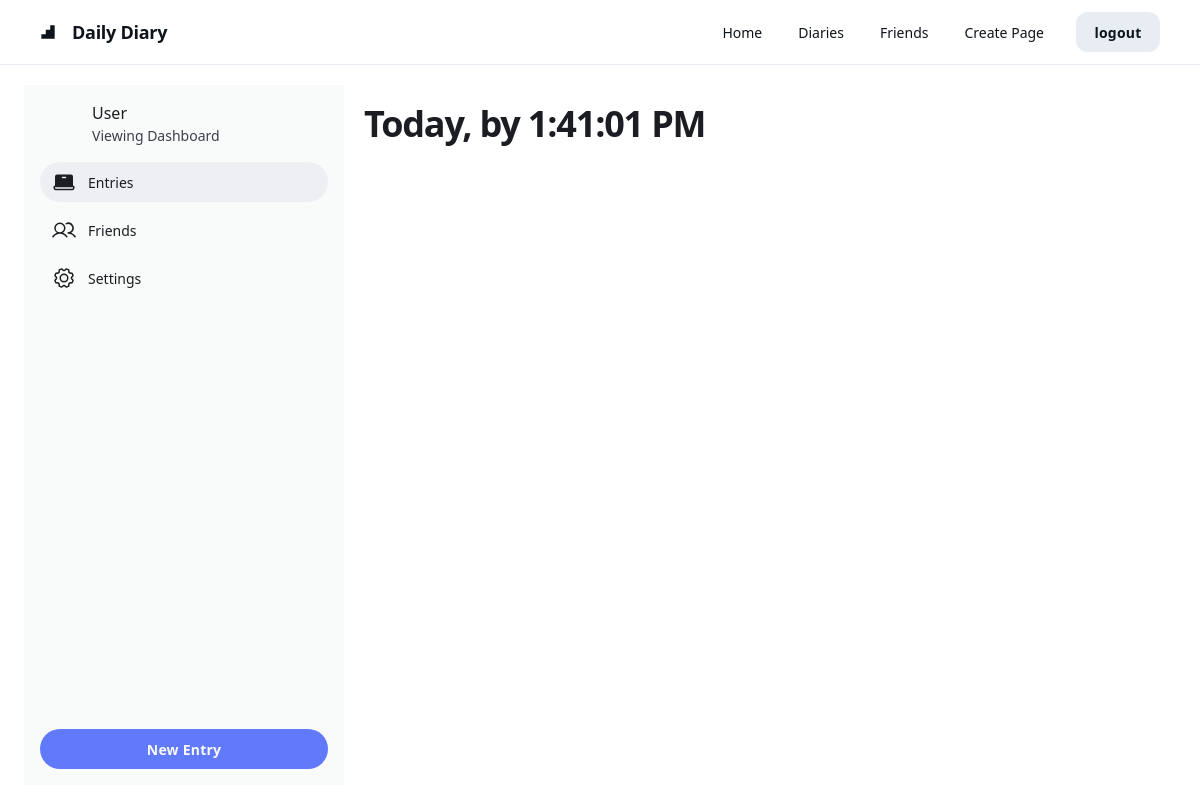
Page /dashboard/ (signed in) on the earlier database version.
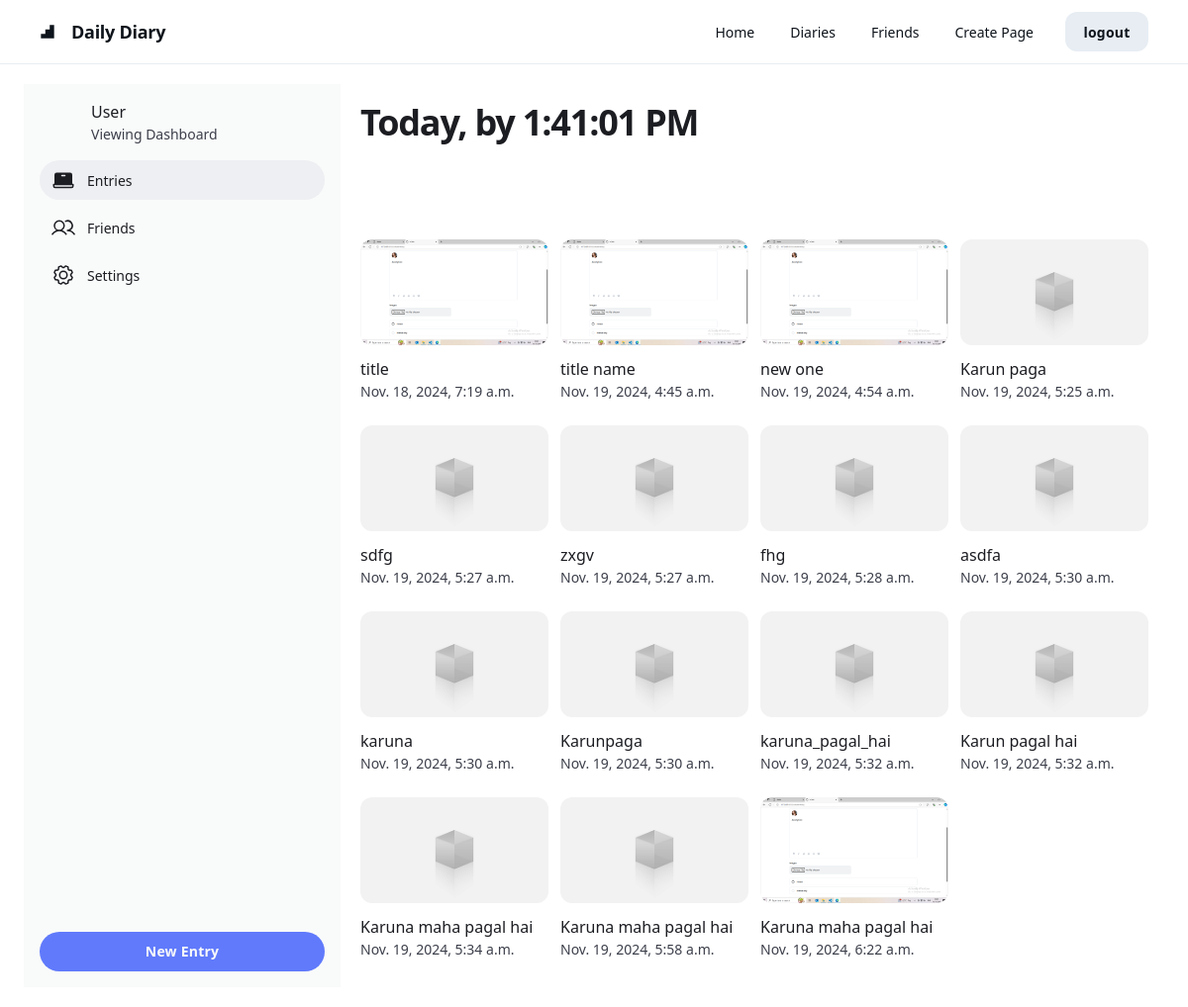
Same page on the later database version.
### diary/models.py (models this page shows, shortened)
class DiaryImage(models.Model):
    diary_entry = models.ForeignKey(DiaryEntry, related_name='images', on_delete=models.CASCADE)
    image = models.ImageField(upload_to='diary_images/')

class DiaryEntry(models.Model):
    PRIVACY_CHOICES = [
        ('private', 'Private'),
        ('friends', 'Friends-only'),
        ('public', 'Public'),
    ]
    user = models.ForeignKey(User, on_delete=models.CASCADE)
    title = models.CharField(max_length=100)
    content = models.TextField()
    created_at = models.DateTimeField(auto_now_add=True)
    privacy = models.CharField(max_length=10, choices=PRIVACY_CHOICES, default='private')

### diary/views.py (the view)
# urls.py: path('dashboard/', views.dashboard, name='dashboard'),
def dashboard(request):
    entries = DiaryEntry.objects.filter(user=request.user)
    return render(request, 'main/dashboard.html', {'entries': entries})

### diary/templates/main/dashboard.html (shortened to what this page needs)
{% extends 'base/base.html' %}
{% load static %}
{% block content %}
<div class="gap-1 px-6 flex flex-1 justify-center py-5">
    <div class="layout-content-container flex flex-col w-80">
      <div class="flex h-full min-h-[700px] flex-col justify-between bg-[#F9FAFA] p-4">
        <div class="flex flex-col gap-4">
          <div class="flex gap-3">
            <div
              class="bg-center bg-no-repeat aspect-square bg-cover rounded-full size-10"
              style='background-image: url("https://cdn.usegalileo.ai/stability/068effba-538c-4651-b85d-e02c51613ed5.png");'
            ></div>
            <div class="flex flex-col">
              <h1 class="text-[#1C1D22] text-base font-medium leading-normal">User</h1>
              <p class="text-[#3C3F4A] text-sm font-normal leading-normal">Viewing Dashboard</p>
            </div>
          </div>
          <div class="flex flex-col gap-2">
            <div class="flex items-center gap-3 px-3 py-2 rounded-full bg-[#EEEFF2]">
              <div class="text-[#1C1D22]" data-icon="Laptop" data-size="24px" data-weight="fill">
              </div>
              <p class="text-[#1C1D22] text-sm font-medium leading-normal">Entries</p>
            </div>
            <div class="flex items-center gap-3 px-3 py-2">
              <div class="text-[#1C1D22]" data-icon="Users" data-size="24px" data-weight="regular">
              </div>
              <p class="text-[#1C1D22] text-sm font-medium leading-normal">Friends</p>
            </div>
            <div class="flex items-center gap-3 px-3 py-2">
              <div class="text-[#1C1D22]" data-icon="Gear" data-size="24px" data-weight="regular">
              </div>
              <p class="text-[#1C1D22] text-sm font-medium leading-normal">Settings</p>
            </div>
          </div>
        </div>
        <button
          class="flex min-w-[84px] max-w-[480px] cursor-pointer items-center justify-center overflow-hidden rounded-full h-10 px-4 bg-[#607AFB] text-[#F9FAFA] text-sm font-bold leading-normal tracking-[0.015em]"
        >
          <span class="truncate">New Entry</span>
        </button>
      </div>
    </div>
    <div class="layout-content-container flex flex-col max-w-[960px] flex-1">
      <div class="flex flex-wrap justify-between gap-3 p-4">
        <p class="text-[#1C1D22] text-4xl font-black leading-tight tracking-[-0.033em] min-w-72">Today, by <span id="clock"></span></p>
      </div>
      <div class="flex items-center px-4 py-3 gap-3 @container">
        <div
          class="bg-center bg-no-repeat aspect-square bg-cover rounded-full size-10 shrink-0"
          style='background-image: url("https://cdn.usegalileo.ai/stability/cfd2f8ee-2076-4c11-b95b-ab3e3f53262a.png");'
        ></div>
      </div>
      <div class="grid grid-cols-[repeat(auto-fit,minmax(158px,1fr))] gap-3 p-4">
        {% for entrie in entries%}
        <a href="/diary#{{entrie.pk}}_page">
        <div class="flex flex-col gap-3 pb-3">
          {% if entrie.images.all%}
          {% for image in entrie.images.all %}
          <div
            class="w-full bg-center bg-no-repeat aspect-video bg-cover rounded-xl"
            style='background-image: url("{{image.image.url}}");'
          ></div>
          {% endfor %}
          {% else %}
          <div
          class="w-full bg-center bg-no-repeat aspect-video bg-cover rounded-xl"
          style='background-image: url({% static "img/default.png" %});'
        ></div>
          {% endif %}
          <div>
            <p class="text-[#1C1D22] text-base font-medium leading-normal">{{entrie.title}}</p>
            <p class="text-[#3C3F4A] text-sm font-normal leading-normal">{{entrie.created_at}}</p>
          </div>
        </div>
      </a>
        {% endfor %}
      </div>
    </div>
  </div>
{% endblock %}

### diary/templates/base/base.html (shortened to what this page needs)
<!DOCTYPE html>
<html lang="en">
<head>
    {% include './header.html' %}
</head>
<body>
    {% include './navbar.html' %}
    {% block content %}{% endblock %}
</body>
</html>

### diary/templates/base/header.html (shortened to what this page needs)
<script src="https://cdn.tailwindcss.com?plugins=forms,container-queries"></script>

### diary/templates/base/navbar.html (shortened to what this page needs)
<header class="flex items-center justify-between whitespace-nowrap border-b border-solid border-b-[#e7edf3] px-10 py-3">
    <div class="flex items-center gap-4 text-[#0e141b]">
        <div class="size-4">
            <svg viewBox="0 0 48 48" fill="none" xmlns="http://www.w3.org/2000/svg">
                <path d="M44 4H30.6666V17.3334H17.3334V30.6666H4V44H44V4Z" fill="currentColor"></path>
            </svg>
        </div>
        <h2 class="text-[#0e141b] text-lg font-bold leading-tight tracking-[-0.015em]">Daily Diary</h2>
    </div>
    <div class="flex flex-1 justify-end gap-8">
        <div class="flex items-center gap-9">
            <a class="text-[#0e141b] text-sm font-medium leading-normal" href="{% url 'home' %}">Home</a>
            <a class="text-[#0e141b] text-sm font-medium leading-normal" href="{% url 'diary' %}">Diaries</a>
            <a class="text-[#0e141b] text-sm font-medium leading-normal" href="{% url 'friends' %}">Friends</a>
            <a class="text-[#0e141b] text-sm font-medium leading-normal" href="{% url 'create_entry' %}">Create Page</a>
        </div>
        <div class="flex gap-2">
            {% if user.is_authenticated %}
            {% if request.resolver_match.url_name == "dashboard" %}
            <form action="{% url 'logout' %}" method="post">
                <button type="submit"
                    class="flex min-w-[84px] max-w-[480px] cursor-pointer items-center justify-center overflow-hidden rounded-xl h-10 px-4 @[480px]:h-12 @[480px]:px-5 bg-[#e7edf3] text-[#0e141b] text-sm font-bold leading-normal tracking-[0.015em] @[480px]:text-base @[480px]:font-bold @[480px]:leading-normal @[480px]:tracking-[0.015em]">
                    <span class="truncate">logout</span>
                </button>
            </form>
            {% else %}
            <button
                class="flex min-w-[84px] max-w-[480px] cursor-pointer items-center justify-center overflow-hidden rounded-xl h-10 px-4 bg-[#197ce6] text-slate-50 text-sm font-bold leading-normal tracking-[0.015em]">
                <span class="truncate"><a href="{% url 'dashboard' %}">Dashboard</a></span>
            </button>
            {% endif %}
            {% endif %}
        </div>
    </div>
</header>

Differences in the rows shown:
added DiaryEntry: title "title", created_at "Nov. 18, 2024, 7:19 a.m."
added DiaryImage: image (picture), shown under "title"
added DiaryEntry: title "title name", created_at "Nov. 19, 2024, 4:45 a.m."
added DiaryImage: image (picture), shown under "title name"
added DiaryEntry: title "new one", created_at "Nov. 19, 2024, 4:54 a.m."
added DiaryImage: image (picture), shown under "new one"
added DiaryEntry: title "Karun paga", created_at "Nov. 19, 2024, 5:25 a.m."
added DiaryEntry: title "sdfg", created_at "Nov. 19, 2024, 5:27 a.m."
added DiaryEntry: title "zxgv", created_at "Nov. 19, 2024, 5:27 a.m."
added DiaryEntry: title "fhg", created_at "Nov. 19, 2024, 5:28 a.m."
added DiaryEntry: title "asdfa", created_at "Nov. 19, 2024, 5:30 a.m."
added DiaryEntry: title "karuna", created_at "Nov. 19, 2024, 5:30 a.m."
added DiaryEntry: title "Karunpaga", created_at "Nov. 19, 2024, 5:30 a.m."
added DiaryEntry: title "karuna_pagal_hai", created_at "Nov. 19, 2024, 5:32 a.m."
added DiaryEntry: title "Karun pagal hai", created_at "Nov. 19, 2024, 5:32 a.m."
added DiaryEntry: title "Karuna maha pagal hai", created_at "Nov. 19, 2024, 5:34 a.m."
added DiaryEntry: title "Karuna maha pagal hai", created_at "Nov. 19, 2024, 5:58 a.m."
added DiaryEntry: title "Karuna maha pagal hai", created_at "Nov. 19, 2024, 6:22 a.m."
added DiaryImage: image (picture), shown under "Karuna maha pagal hai"
